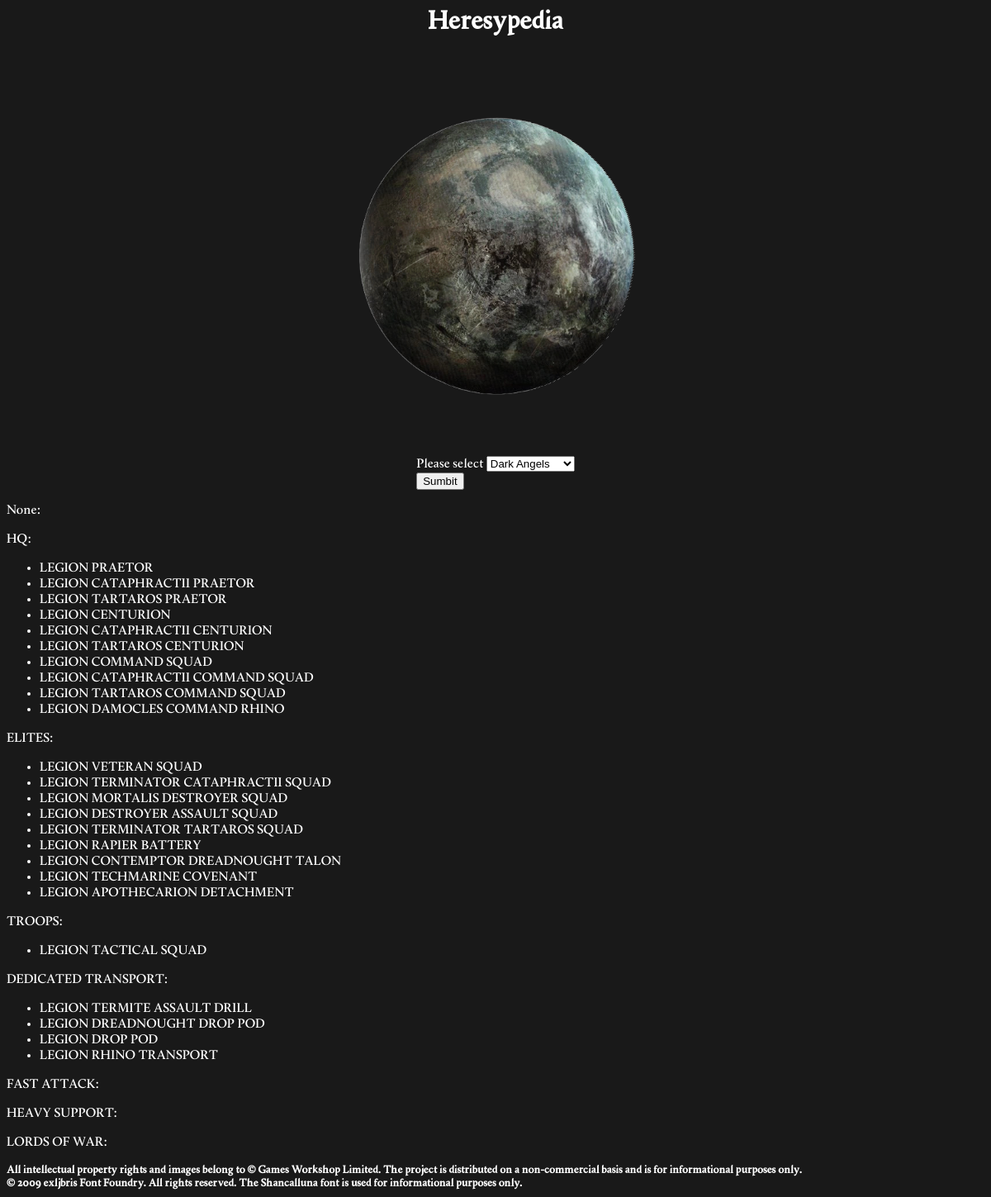
/index, run on the app's committed database.
### objects.py (models this page shows)
class Solider(Base):
    __tablename__ = "Soliders"
    name = Column(String, primary_key=True)
    type  = Column(String)
    unit_type = Column(String)
    Parameters = Column(String)
    points = Column(Integer)
    wargear = Column(String)
    Srules = Column(String)
    Options = Column(String)
    compos = Column(String)
    d_transp = Column(String)
    Legion = Column(String)

### index.py (the view)
@app.route('/')
@app.route('/index', methods=['GET', 'POST'])
def index():
      FORMING = request.form.get('comp_select')
      persons = [i for i in session.query(Solider).all()]
      persons_list = {"HQ": [], "ELITES": [], "TROOPS": [], "DEDICATED TRANSPORT": [], "FAST ATTACK": [], "HEAVY SUPPORT": [], "LORDS OF WAR": []}
      for i in persons:
            persons_list[i.type].append(i.name)
      formings = [i for i in session.query(Forming).all()]
      print(FORMING)
      return render_template('index.html', persons=persons_list, formings=formings, forming=FORMING)

### templates/index.html (shortened to what this page needs)
<html>
<head>
</head>
<body>
<link rel="stylesheet" href="{{ url_for('static', filename='css/styles.css') }}">
  <div><h1 class="parent">Heresypedia</h1></div>
  <div class="block"><img src="static/images/icon.png" /></div>
  <form class="center" method="POST" action="{{ url_for('index') }}">
    <div class="form-group">
      <div class="input-group">
          <span class="input-group-addon">Please select</span>
              <select name="comp_select" class="selectpicker form-control">
                {% for f in formings %}
                <option value="{{ f.Name }}">{{ f.Name }}</option>
                {% endfor %}
              </select>
      </div>
      <button type="submit" class="btn btn-default">Sumbit</button>
    </div>
  </form>
  <p>{{forming}}:</p>
  {% for key in persons.keys(): %}
  <p>{{key}}: </p>
  <ul>
  {% for name in persons[key]: %}
  <li><a href="{{ url_for('solider', warrior=name, forming=forming) }}">{{name}}</a></li>
  {% endfor %}
 </ul>
  {% endfor %}
  <small><strong>All intellectual property rights and images belong to © Games Workshop Limited. The project is distributed on a non-commercial basis and is for informational purposes only.</strong></small><br>
  <small><strong>© 2009 exljbris Font Foundry. All rights reserved. The Shancalluna font is used for informational purposes only.</strong></small>
</body>
</html>

### static/css/styles.css (style rules this page uses)
body { font-family: Shancalluna_regular; background-image: linear-gradient( to bottom, rgb(25,25,25), rgb(25,25,25)); color: #ffffff; }
h1 { font-family: Shancalluna_regular; font-style: normal; font-weight: bolder; color: #ffffff; display: flex; justify-content: center; }
a, u { text-decoration: none; color: #ffffff; }
.center { display: flex; justify-content: center; }
.block { transform: scale(0.7); display: flex; justify-content: center; }

### data on the page
Solider: name "LEGION PRAETOR"
Solider: name "LEGION CATAPHRACTII PRAETOR"
Solider: name "LEGION TARTAROS PRAETOR"
Solider: name "LEGION CENTURION"
Solider: name "LEGION CATAPHRACTII CENTURION"
Solider: name "LEGION TARTAROS CENTURION"
Solider: name "LEGION COMMAND SQUAD"
Solider: name "LEGION CATAPHRACTII COMMAND SQUAD"
Solider: name "LEGION TARTAROS COMMAND SQUAD"
Solider: name "LEGION DAMOCLES COMMAND RHINO"
Solider: name "LEGION VETERAN SQUAD"
Solider: name "LEGION TERMINATOR CATAPHRACTII SQUAD"
Solider: name "LEGION MORTALIS DESTROYER SQUAD"
Solider: name "LEGION DESTROYER ASSAULT SQUAD"
Solider: name "LEGION TERMINATOR TARTAROS SQUAD"
Solider: name "LEGION RAPIER BATTERY"
Solider: name "LEGION CONTEMPTOR DREADNOUGHT TALON"
Solider: name "LEGION TECHMARINE COVENANT"
Solider: name "LEGION APOTHECARION DETACHMENT"
Solider: name "LEGION TACTICAL SQUAD"
Solider: name "LEGION TERMITE ASSAULT DRILL"
Solider: name "LEGION DREADNOUGHT DROP POD"
Solider: name "LEGION DROP POD"
Solider: name "LEGION RHINO TRANSPORT"

### other printed values
{{ key }} "HQ" "ELITES" "TROOPS" "DEDICATED TRANSPORT" "FAST ATTACK" "HEAVY SUPPORT" "LORDS OF WAR"
form field comp_select "Dark Angels"
